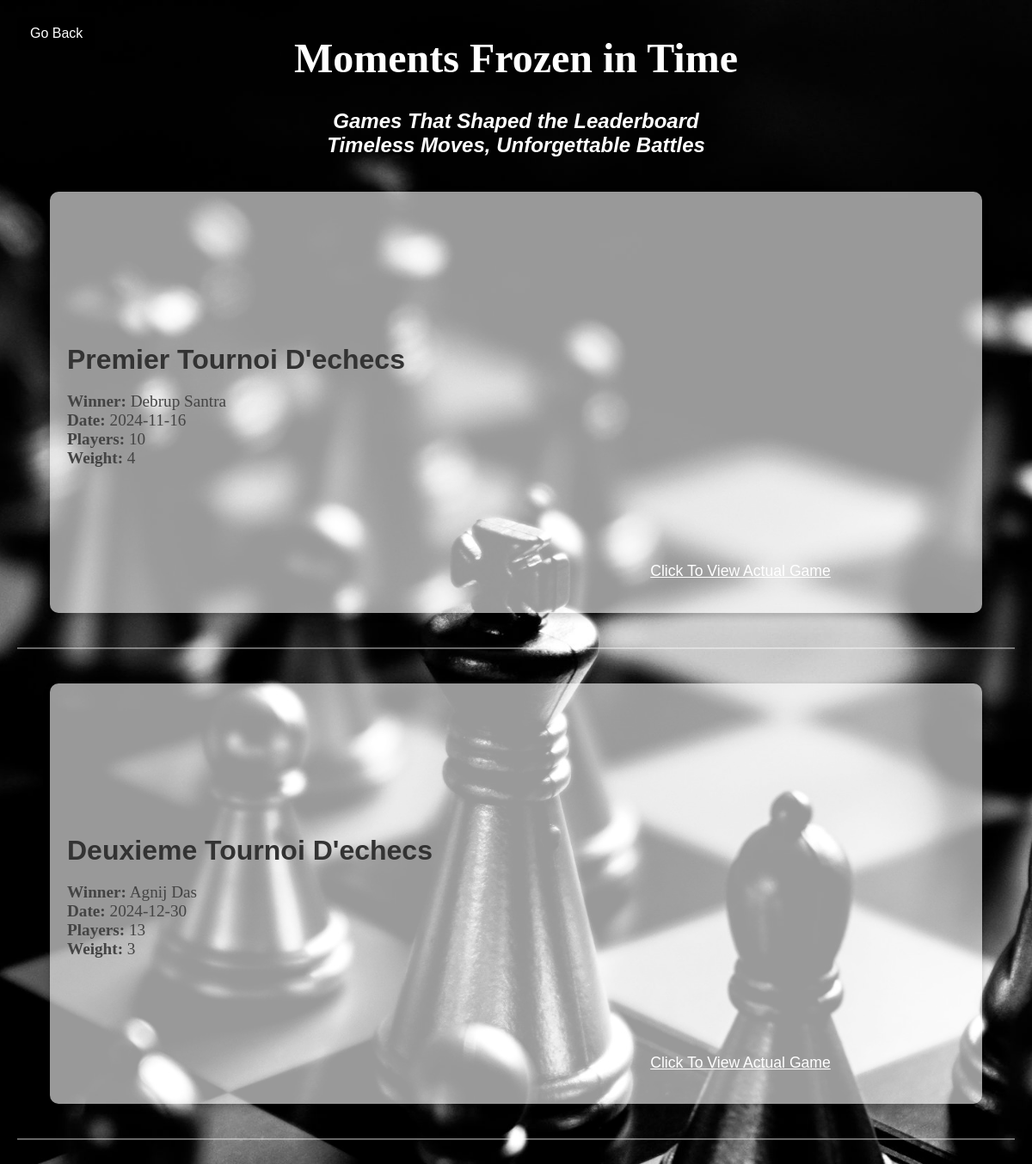
Page /iconic on the committed database.
### tables this page shows
CREATE TABLE tourns (
        name TEXT NOT NULL,
        winner TEXT NOT NULL,
        date DATE NOT NULL,
        players INTEGER NOT NULL,
        weight INTEGER NOT NULL,
        gif TEXT,
        link TEXT
    );

### app.py (the view)
@app.route('/iconic')
def iconic():
    conn = sqlite3.connect('data/main.db')
    c = conn.cursor()
    c.execute('SELECT * FROM tourns')
    tournaments = c.fetchall()
    conn.close()
    return render_template('iconic.html', tournaments=tournaments)

### templates/iconic.html (shortened to what this page needs)
<!DOCTYPE html>
<html lang="en">
<head>
    <link rel="stylesheet" href="{{ url_for('static', filename='iconic.css') }}">
</head>
<body>
    <button class="back-button" onclick="goBack()">Go Back</button>
    <div class="container">
        <h1 class="heading">Moments Frozen in Time</h1>
        <h2 class="subheading">Games That Shaped the Leaderboard<br>Timeless Moves, Unforgettable Battles</h2>
        {% for tournament in tournaments %}
        <div class="tournament">
            <div class="tournament-text">
                <h2 class="tournament-name">{{ tournament[0] }}</h2>
                <p class="details">
                    <strong>Winner:</strong> {{ tournament[1] }}<br>
                    <strong>Date:</strong> {{ tournament[2] }}<br>
                    <strong>Players:</strong> {{ tournament[3] }}<br>
                    <strong>Weight:</strong> {{ tournament[4] }}
                </p>
            </div>
            <a class="tournament-gif" href="{{ tournament[6] }}" target="_blank">
                <iframe src="{{ tournament[5]}}"
                        width="600"
                        height="397"
                        frameborder="0"
                        allowfullscreen>
                </iframe>
                <p>Click To View Actual Game</p>
            </a>
        </div>
        <hr>
        {% endfor %}
    </div>
</body>
</html>

### rows in the picture
tourns: name "Premier Tournoi D'echecs", winner "Debrup Santra", date "2024-11-16", players "10", weight "4"
tourns: name "Deuxieme Tournoi D'echecs", winner "Agnij Das", date "2024-12-30", players "13", weight "3"
